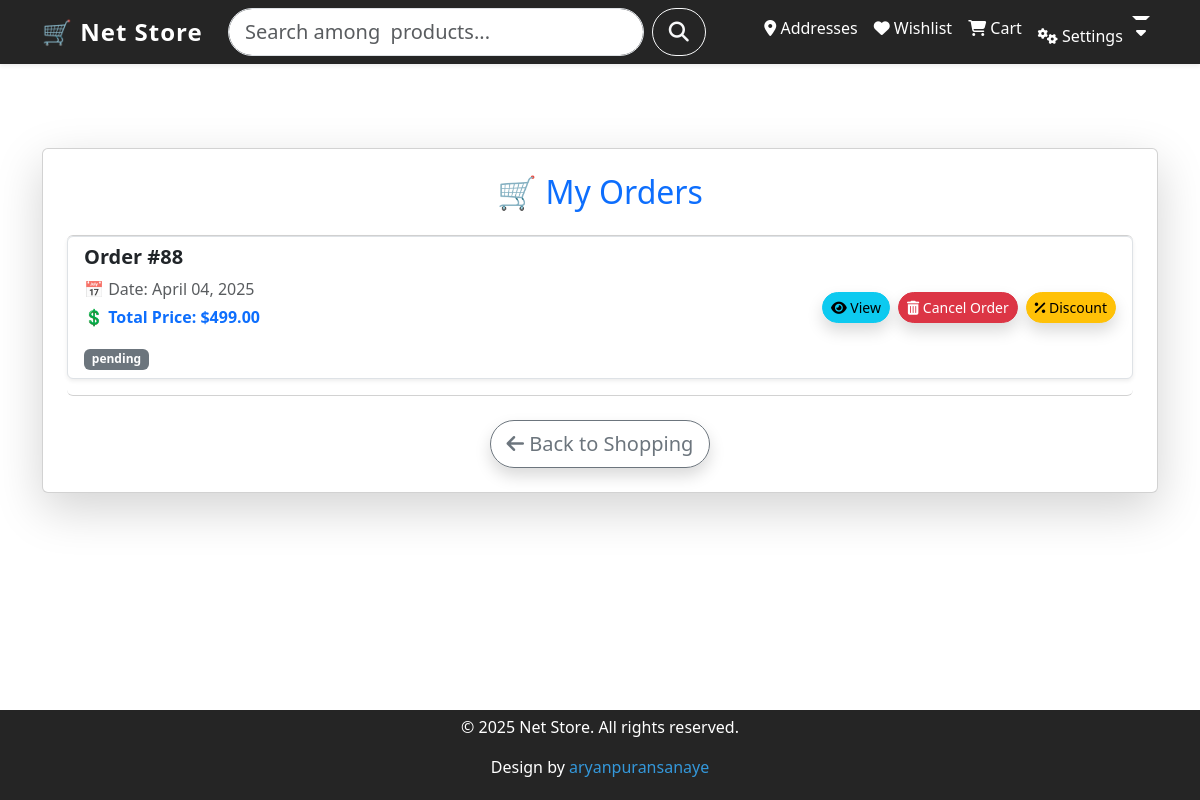
The app's page /cart/orders/ (signed in) with its own data.
### orders/models.py (models this page shows, shortened)
class Order(models.Model):
    CHOICES = [
        ("Pending", "Pending"),
        ("Shipped", "Shipped"),
        ("Delivered", "Delivered")
    ]
    customer = models.ForeignKey('customers.Customer', on_delete=models.CASCADE)
    total_price = models.DecimalField(max_digits=10, decimal_places=2, default=Decimal('0.00'), null=True, blank=True)
    final_price = models.DecimalField(max_digits=10, decimal_places=2, default=Decimal('0.00'), null=True, blank=True)
    discount_code = models.ForeignKey('DiscountByCode', null=True, blank=True, on_delete=models.SET_NULL)
    discount_percentage = models.FloatField(null=True, blank=True)
    created_at = models.DateTimeField(auto_now_add=True)
    status = models.CharField(max_length=20, choices=CHOICES, default="Pending")

### orders/views.py (the view)
# urls.py: path('orders/', CustomerOrderView.as_view(), name='orders'),
class CustomerOrderView(APIView):
    permission_classes = [IsAuthenticated]
    def get(self, request, order_id=None):
        customer = request.user.customer
        if order_id:
            order = get_object_or_404(Order, id=order_id, customer=customer)
            address = get_object_or_404(Address, customer=customer, is_active=True)
            return render(request, 'orders/order_detail.html', {'order': order, 'address': address})
        orders = Order.objects.filter(customer=customer)
        return render(request, 'orders/cart_detail.html', {'orders': orders})

### orders/templates/orders/cart_detail.html (shortened to what this page needs)
{% extends "base.html" %}
{% block content %}
<div class="container mt-5">
    <div class="card shadow-lg p-4 rounded-lg">
        <h2 class="text-center text-primary mb-4">🛒 My Orders</h2>
        {% if orders %}
            <ul class="list-group">
                {% for order in orders %}
                    <li class="list-group-item d-flex justify-content-between align-items-center shadow-sm rounded mb-3">
                        <div>
                            <h5 class="fw-bold">Order #{{ order.id }}</h5>
                            <p class="mb-1 text-muted">📅 Date: {{ order.created_at|date:"F d, Y" }}</p>
                            {% if order.discount_percentage > 0 %}
                                <p class="mb-1">
                                    <span class="text-danger fw-bold" style="text-decoration: line-through;">
                                        ${{ order.total_price|floatformat:2 }}
                                    </span>
                                    <span class="badge bg-danger ms-2">
                                        {{ order.discount_percentage }}% OFF
                                    </span>
                                </p>
                                <p class="fw-bold text-success">💲 Discounted Price: ${{ order.final_price|floatformat:2 }}</p>
                            {% else %}
                                <p class="fw-bold text-primary">💲 Total Price: ${{ order.total_price|floatformat:2 }}</p>
                            {% endif %}
                            <span class="badge
                                bg-{% if order.status == 'Pending' %}warning
                                   {% elif order.status == 'Completed' %}success
                                   {% else %}secondary
                                   {% endif %}">
                                {{ order.status }}
                            </span>
                        </div>
                        <div class="d-flex gap-2">
                            <a href="{% url 'orders:order-detail' order.id %}" class="btn btn-info btn-sm rounded-pill shadow">
                                <i class="fas fa-eye"></i> View
                            </a>
                            <form action="{% url 'orders:remove-order' order.id %}" method="post">
                                <button type="submit" class="btn btn-danger btn-sm rounded-pill shadow">
                                    <i class="fas fa-trash-alt"></i> Cancel Order
                                </button>
                            </form>
                            <a href="#" class="btn btn-warning btn-sm rounded-pill shadow" data-bs-toggle="modal" data-bs-target="#discountModal{{ order.id }}">
                                <i class="fas fa-percentage"></i> Discount
                            </a>
                        </div>
                    </li>
                {% endfor %}
            </ul>
        {% else %}
            <div class="alert alert-warning text-center mt-3">
                <i class="fas fa-exclamation-circle"></i> You have no orders yet.
            </div>
        {% endif %}
        <div class="d-flex justify-content-center mt-4">
            <a href="{% url 'products:home' %}" class="btn btn-outline-secondary btn-lg rounded-pill shadow">
                <i class="fas fa-arrow-left"></i> Back to Shopping
            </a>
        </div>
    </div>
</div>
{% endblock %}

### templates/base.html (style rules this page uses)
html, body { height: 100%; margin: 0; display: flex; flex-direction: column; }

### records on screen
Order: id "88", created_at "April 04, 2025", total_price "499.00", status "pending"
